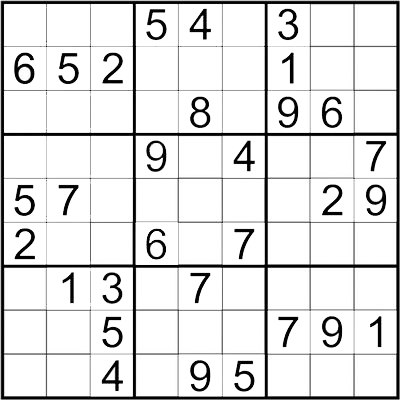
#> input picture 11特征点检测与匹配/shudu.jpeg, 400 x 400 px
$ python harris.py
#> lines starting #> are read from the running program, lines starting #| are printed output that depends on the picture; after the words box and inside, x2 and y2 are one past the last pixel; in counts of white or black regions, pixels touching at a corner belong together
"""
Harris角点检测
cornerHarris(img, dst, blockSize, ksize, k)
blockSize: 检测窗口大小
ksize: Sobel的卷积核
k: 权重系数，经验值，一般0.02~0.04之间

Shi-Tomasi角点检测
goodFeaturesToTrack(img, maxCorners, ...)
maxCorners: 角点的最大数，值为0表示无限制
qualityLevel: 角点质量，小于1.0的正数，一般在0.01~0.1之间
minDistance: 角之间最小欧式距离，忽略小于此距离的点
mask: 感兴趣的区域
blockSize: 检测窗口大小
useHarrisDetector: 是否使用Harris算法
k: 默认0.04
"""
import cv2
import numpy as np

# Harris
# blockSize = 2
# ksize = 3
# k = 0.04

# Shi-Tomasi
maxCorners = 1000
qualityLevel = 0.01
minDistance = 10

img = cv2.imread('shudu.jpeg')
#> img is the input picture: shape (400, 400, 3); min 0, max 255, mean 225.6

# 灰度化
gray = cv2.cvtColor(img, cv2.COLOR_BGR2GRAY)

# Harris角点检测
# dst = cv2.cornerHarris(gray, blockSize, ksize, k)
# Harris角点展示
# img[dst > 0.01 * dst.max()] = [0, 0, 255]

# Shi-Tomasi角点检测
corners = cv2.goodFeaturesToTrack(gray, maxCorners, qualityLevel, minDistance)
#> corners = 243 rows, first 8: [191, 274], [341, 213], [120, 318], [286, 23], [279, 318], [252, 362], [235, 230], [59, 186]
print(corners)
#> (printed output is left out)
# 浮点型转为整形
corners = np.int0(corners)
# Shi-Tomasi绘制角点
for i in corners:
    print(i)
    # 二维转为一维
    x, y = i.ravel()
    cv2.circle(img, (x, y), 3, (255, 0, 0), -1)
#> this loop made 243 passes
#| [[191 274]]
#| [[341 213]]
#| [[120 318]]
#| [[286  23]]
#| [[279 318]]
#| [[252 362]]
#| [[235 230]]
#| [[ 59 186]]
#> (further printed lines are left out)
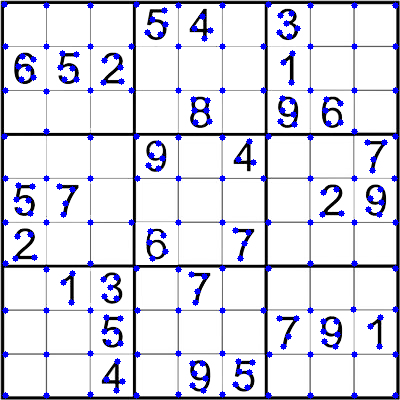
#> img: shape (400, 400, 3); 4.4% of pixels changed, all inside (x1, y1, x2, y2) = (1, 1, 399, 399)

cv2.imshow('harris', img)

cv2.waitKey(0)

$ run again, with 11特征点检测与匹配/dog.jpeg copied over 11特征点检测与匹配/shudu.jpeg
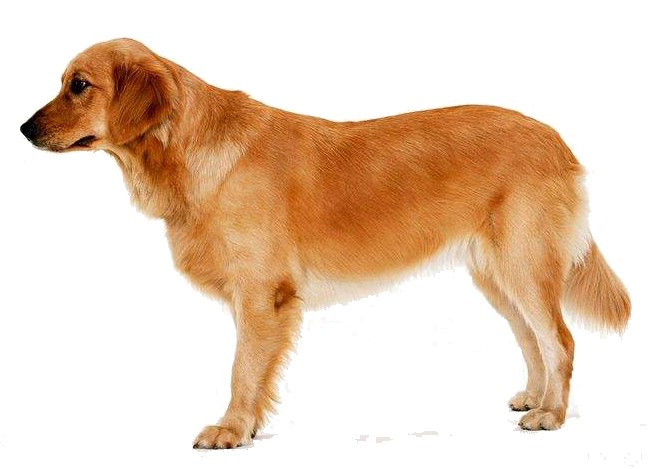
#> input picture 11特征点检测与匹配/dog.jpeg, 668 x 469 px
#> img is the input picture: shape (469, 668, 3); mean B, G, R 191.5, 211.4, 234.4
#> `gray = cv2.cvtColor(img, cv2.COLOR_BGR2GRAY)`:
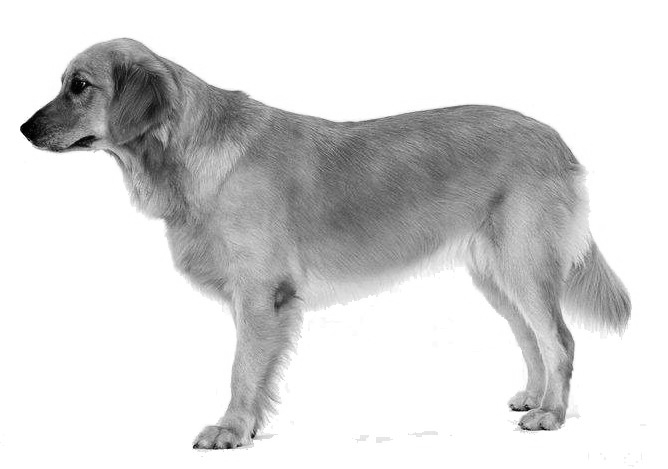
#> gray: shape (469, 668); min 0, max 255, mean 216
#> corners = 547 rows, first 8: [252, 437], [194, 447], [84, 83], [512, 409], [518, 424], [237, 446], [529, 408], [28, 140]
#> (printed output is left out)
#> the loop `for i in corners:` made 547 passes
#> (printed output is left out)
#> after the loop `for i in corners:`:
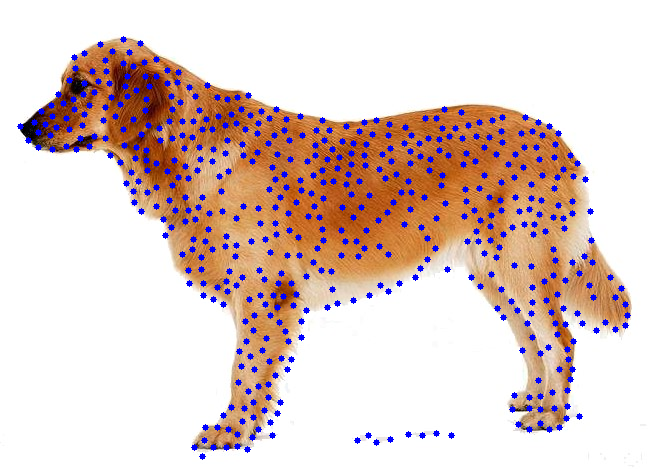
#> img: shape (469, 668, 3); 5.06% of pixels changed, all inside (x1, y1, x2, y2) = (17, 36, 631, 460)

$ run again, with 11特征点检测与匹配/tou.jpeg copied over 11特征点检测与匹配/shudu.jpeg
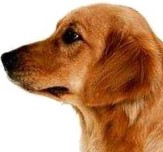
#> input picture 11特征点检测与匹配/tou.jpeg, 163 x 152 px
#> img is the input picture: shape (152, 163, 3); mean B, G, R 114, 145.3, 190.1
#> `gray = cv2.cvtColor(img, cv2.COLOR_BGR2GRAY)`:
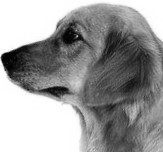
#> gray: shape (152, 163); min 0, max 255, mean 155.2
#> corners = 98 rows, first 8: [77, 36], [1, 55], [5, 70], [59, 96], [67, 89], [36, 88], [121, 31], [64, 28]
#> (printed output is left out)
#> the loop `for i in corners:` made 98 passes
#> (printed output is left out)
#> after the loop `for i in corners:`:
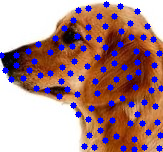
#> img: shape (152, 163, 3); 11.41% of pixels changed, all inside (x1, y1, x2, y2) = (0, 1, 163, 152)
